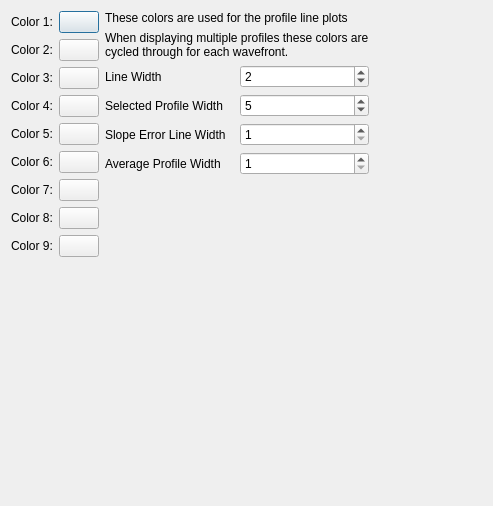
<?xml version="1.0" encoding="UTF-8"?>
<ui version="4.0">
 <class>settingsProfile</class>
 <widget class="QDialog" name="settingsProfile">
  <property name="geometry">
   <rect>
    <x>0</x>
    <y>0</y>
    <width>493</width>
    <height>506</height>
   </rect>
  </property>
  <property name="windowTitle">
   <string>Profile line colors</string>
  </property>
  <layout class="QHBoxLayout" name="horizontalLayout_5">
   <item>
    <layout class="QFormLayout" name="formLayout">
     <item row="0" column="0">
      <widget class="QLabel" name="label">
       <property name="text">
        <string>Color 1:</string>
       </property>
      </widget>
     </item>
     <item row="0" column="1">
      <widget class="QPushButton" name="pushButton_1">
       <property name="text">
        <string/>
       </property>
      </widget>
     </item>
     <item row="1" column="0">
      <widget class="QLabel" name="label_2">
       <property name="text">
        <string>Color 2:</string>
       </property>
      </widget>
     </item>
     <item row="1" column="1">
      <widget class="QPushButton" name="pushButton_2">
       <property name="text">
        <string/>
       </property>
      </widget>
     </item>
     <item row="2" column="0">
      <widget class="QLabel" name="label_3">
       <property name="text">
        <string>Color 3:</string>
       </property>
      </widget>
     </item>
     <item row="2" column="1">
      <widget class="QPushButton" name="pushButton_3">
       <property name="text">
        <string/>
       </property>
      </widget>
     </item>
     <item row="3" column="0">
      <widget class="QLabel" name="label_4">
       <property name="text">
        <string>Color 4:</string>
       </property>
      </widget>
     </item>
     <item row="3" column="1">
      <widget class="QPushButton" name="pushButton_4">
       <property name="text">
        <string/>
       </property>
      </widget>
     </item>
     <item row="4" column="0">
      <widget class="QLabel" name="label_5">
       <property name="text">
        <string>Color 5:</string>
       </property>
      </widget>
     </item>
     <item row="4" column="1">
      <widget class="QPushButton" name="pushButton_5">
       <property name="text">
        <string/>
       </property>
      </widget>
     </item>
     <item row="5" column="0">
      <widget class="QLabel" name="label_9">
       <property name="text">
        <string>Color 6:</string>
       </property>
      </widget>
     </item>
     <item row="6" column="0">
      <widget class="QLabel" name="label_10">
       <property name="text">
        <string>Color 7:</string>
       </property>
      </widget>
     </item>
     <item row="7" column="0">
      <widget class="QLabel" name="label_6">
       <property name="text">
        <string>Color 8:</string>
       </property>
      </widget>
     </item>
     <item row="8" column="0">
      <widget class="QLabel" name="label_7">
       <property name="text">
        <string>Color 9:</string>
       </property>
      </widget>
     </item>
     <item row="5" column="1">
      <widget class="QPushButton" name="pushButton_6">
       <property name="text">
        <string/>
       </property>
      </widget>
     </item>
     <item row="6" column="1">
      <widget class="QPushButton" name="pushButton_7">
       <property name="text">
        <string/>
       </property>
      </widget>
     </item>
     <item row="7" column="1">
      <widget class="QPushButton" name="pushButton_8">
       <property name="text">
        <string/>
       </property>
      </widget>
     </item>
     <item row="8" column="1">
      <widget class="QPushButton" name="pushButton_9">
       <property name="text">
        <string/>
       </property>
      </widget>
     </item>
    </layout>
   </item>
   <item>
    <layout class="QVBoxLayout" name="verticalLayout">
     <item>
      <widget class="QLabel" name="label_8">
       <property name="text">
        <string>These colors are used for the profile line plots</string>
       </property>
      </widget>
     </item>
     <item>
      <widget class="QLabel" name="label_11">
       <property name="text">
        <string>When displaying multiple profiles these colors are cycled through for each wavefront.</string>
       </property>
       <property name="wordWrap">
        <bool>true</bool>
       </property>
      </widget>
     </item>
     <item>
      <layout class="QHBoxLayout" name="horizontalLayout">
       <item>
        <widget class="QLabel" name="label_12">
         <property name="text">
          <string>Line Width</string>
         </property>
        </widget>
       </item>
       <item>
        <widget class="QSpinBox" name="lineWidth">
         <property name="value">
          <number>2</number>
         </property>
        </widget>
       </item>
      </layout>
     </item>
     <item>
      <layout class="QHBoxLayout" name="horizontalLayout_2">
       <item>
        <widget class="QLabel" name="label_13">
         <property name="text">
          <string>Selected Profile Width</string>
         </property>
        </widget>
       </item>
       <item>
        <widget class="QSpinBox" name="selectedWidth">
         <property name="value">
          <number>5</number>
         </property>
        </widget>
       </item>
      </layout>
     </item>
     <item>
      <layout class="QHBoxLayout" name="horizontalLayout_3">
       <item>
        <widget class="QLabel" name="label_14">
         <property name="text">
          <string>Slope Error Line Width</string>
         </property>
        </widget>
       </item>
       <item>
        <widget class="QSpinBox" name="SlopeErrorWidth">
         <property name="minimum">
          <number>1</number>
         </property>
        </widget>
       </item>
      </layout>
     </item>
     <item>
      <layout class="QHBoxLayout" name="horizontalLayout_4">
       <item>
        <widget class="QLabel" name="label_15">
         <property name="text">
          <string>Average Profile Width</string>
         </property>
        </widget>
       </item>
       <item>
        <widget class="QSpinBox" name="AvgProfileWidth">
         <property name="minimum">
          <number>1</number>
         </property>
        </widget>
       </item>
      </layout>
     </item>
     <item>
      <spacer name="verticalSpacer">
       <property name="orientation">
        <enum>Qt::Vertical</enum>
       </property>
       <property name="sizeHint" stdset="0">
        <size>
         <width>17</width>
         <height>13</height>
        </size>
       </property>
      </spacer>
     </item>
    </layout>
   </item>
   <item>
    <widget class="QDialogButtonBox" name="buttonBox">
     <property name="orientation">
      <enum>Qt::Horizontal</enum>
     </property>
     <property name="standardButtons">
      <set>QDialogButtonBox::NoButton</set>
     </property>
    </widget>
   </item>
  </layout>
 </widget>
 <resources/>
 <connections/>
</ui>
